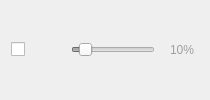
         <widget class="QWidget" name="pageChromakey">
          <layout class="QHBoxLayout" name="horizontalLayout_4">
           <property name="topMargin">
            <number>2</number>
           </property>
           <property name="bottomMargin">
            <number>2</number>
           </property>
           <item>
            <widget class="QCheckBox" name="chromakeyEnable">
             <property name="toolTip">
              <string>Enable/disable chromakey</string>
             </property>
             <property name="styleSheet">
              <string notr="true">QToolButton {
border:0px
}</string>
             </property>
             <property name="text">
              <string/>
             </property>
            </widget>
           </item>
           <item>
            <widget class="QPushButton" name="chromakeyColor">
             <property name="enabled">
              <bool>false</bool>
             </property>
             <property name="sizePolicy">
              <sizepolicy hsizetype="Maximum" vsizetype="Fixed">
               <horstretch>0</horstretch>
               <verstretch>0</verstretch>
              </sizepolicy>
             </property>
             <property name="toolTip">
              <string>Chromakeying color
(color to remove)</string>
             </property>
             <property name="statusTip">
              <string>Chromakeying color\n(color to remove)</string>
             </property>
             <property name="styleSheet">
              <string notr="true">QPushButton{
     border-width: 1px;
     border-style: solid;
     border-color: palette(button);
     background-color: black;
     border-radius: 5px;
}
QPushButton:disabled{
     background-color: palette(window);
}
QPushButton:pressed { 
     border-width: 1px;
     border-style: inset;
     border-color: palette(dark);
}
QPushButton:hover { 
     border-color: palette(highlight);
}</string>
             </property>
             <property name="flat">
              <bool>false</bool>
             </property>
            </widget>
           </item>
           <item>
            <widget class="QSlider" name="chromakeySlider">
             <property name="enabled">
              <bool>false</bool>
             </property>
             <property name="toolTip">
              <string>Adjust chromakeying tolerance</string>
             </property>
             <property name="maximum">
              <number>100</number>
             </property>
             <property name="value">
              <number>10</number>
             </property>
             <property name="orientation">
              <enum>Qt::Horizontal</enum>
             </property>
            </widget>
           </item>
           <item>
            <widget class="QSpinBox" name="chromakeyBox">
             <property name="enabled">
              <bool>false</bool>
             </property>
             <property name="sizePolicy">
              <sizepolicy hsizetype="Maximum" vsizetype="Fixed">
               <horstretch>0</horstretch>
               <verstretch>0</verstretch>
              </sizepolicy>
             </property>
             <property name="styleSheet">
              <string notr="true">QSpinBox {
	Background-color: transparent;
     border-color: transparent;
     border-width: 1px;
	border-style: solid;
    border-radius:5px;
}
QSpinBox:hover{
	Background-color: palette(Light);
     border-color: palette(Dark);
}
QSpinBox:disabled{
	color: palette(Dark);
}</string>
             </property>
             <property name="frame">
              <bool>false</bool>
             </property>
             <property name="alignment">
              <set>Qt::AlignRight|Qt::AlignTrailing|Qt::AlignVCenter</set>
             </property>
             <property name="buttonSymbols">
              <enum>QAbstractSpinBox::NoButtons</enum>
             </property>
             <property name="correctionMode">
              <enum>QAbstractSpinBox::CorrectToNearestValue</enum>
             </property>
             <property name="keyboardTracking">
              <bool>false</bool>
             </property>
             <property name="suffix">
              <string>%</string>
             </property>
             <property name="maximum">
              <number>100</number>
             </property>
             <property name="value">
              <number>10</number>
             </property>
            </widget>
           </item>
          </layout>
         </widget>
